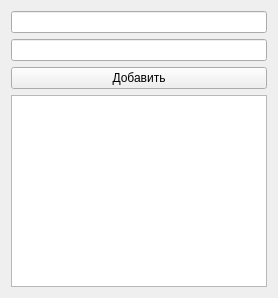
<?xml version="1.0" encoding="UTF-8"?>
<ui version="4.0">
    <class>Form</class>
    <widget class="QWidget" name="Form">
        <layout class="QVBoxLayout">
            <item>
                <widget class="QLineEdit" name="nameEdit" />
            </item>
            <item>
                <widget class="QLineEdit" name="phoneEdit" />
            </item>
            <item>
                <widget class="QPushButton" name="btn">
                    <property name="text">
                        <string>Добавить</string>
                    </property>
                </widget>
            </item>
            <item>
                <widget class="QListWidget" name="listWidget" />
            </item>
        </layout>
    </widget>
</ui>
